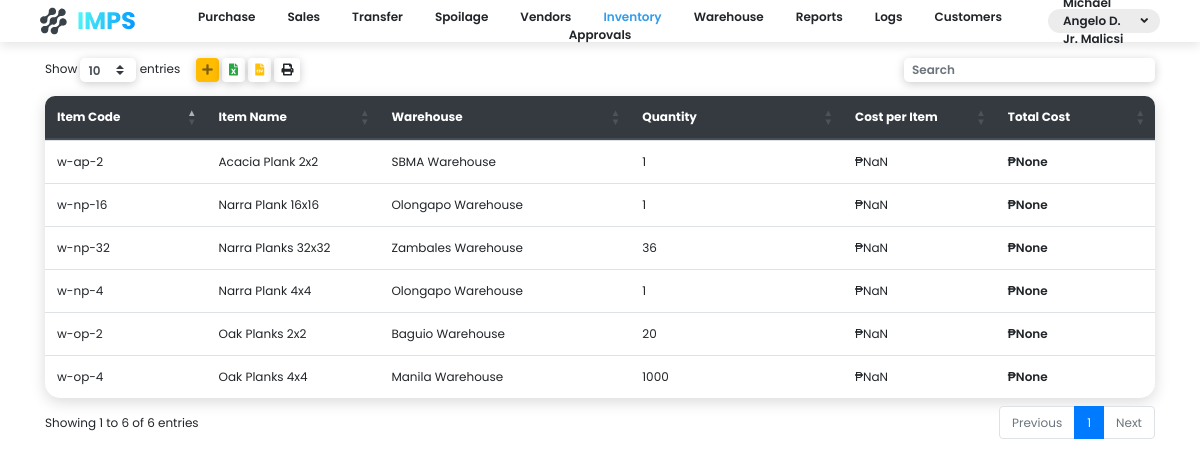
The app's page /inventory-page/ (signed in), older data.
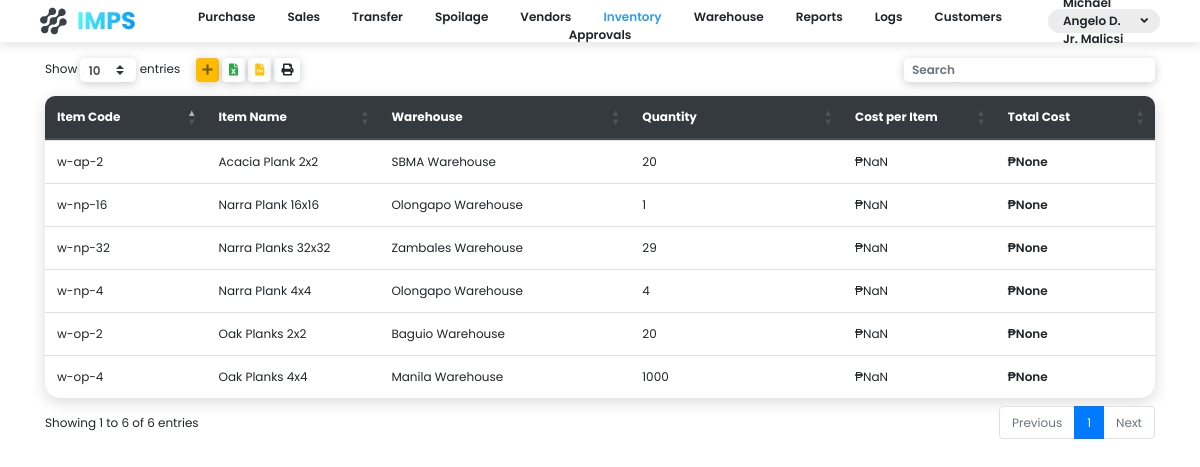
The same page, newer data.
### app/models.py (models this page shows, shortened)
class Product(models.Model):
    code = models.CharField(max_length=255)
    name = models.CharField(max_length=255)
    description = models.TextField(null=True, blank=True)
    quantity = models.IntegerField()
    cost_per_item = models.DecimalField(max_digits=24, decimal_places=5, null=True, blank=True)
    total_cost = models.DecimalField(max_digits=24, decimal_places=5, null=True, blank=True)
    turnover = models.DecimalField(max_digits=3, decimal_places=2, null=True, blank=True)
    warehouse = models.ForeignKey(Warehouse, on_delete=models.CASCADE, null=True, blank=True)

class Warehouse(models.Model):
    name = models.CharField(max_length=255)
    address = models.CharField(max_length=255, null=True, blank=True)

### app/views/inventorylist.py (the view)
# urls.py: path('inventory-page/', views.inventory_page),
def inventory_page(request):
    if request.session.is_empty():
        return redirect('/login/')
    context = {
        'items': Product.objects.all(),
        'me': User.objects.select_related().get(login__username=request.session.get('username')),
        'warehouses': Warehouse.objects.all()
    }
    return render(request, 'inventory.html', context)

### templates/inventory.html (shortened to what this page needs)
<!DOCTYPE html>
<html lang="en">
<head>
    <link rel="stylesheet" href="https://cdn.jsdelivr.net/npm/bootstrap@4.5.3/dist/css/bootstrap.min.css">
    <link rel="stylesheet" href="https://cdn.datatables.net/buttons/1.6.5/css/buttons.dataTables.min.css">
    <link rel="stylesheet" href="https://cdn.datatables.net/1.10.22/css/dataTables.bootstrap4.min.css">
    <link rel="stylesheet" href="/static/css/style.css">
    <link rel="stylesheet" href="/static/css/fontawesome.all.css">
</head>
<body class="font-size-12">
  <div class="c-nav d-flex font-w-600 mb-3">
    <div class="c-nav-item justify-content-start">
      <img src="/static/media/Group 117.svg" class="logo">
    </div>
    <div class="c-nav-item justify-content-end dropdown">
      <div class="nav-name" data-toggle="dropdown">
        <span>{{me.first_name}} {{me.last_name}}</span> <i class="fas fa-angle-down ml-1"></i>
      </div>
    </div>
  </div>
  <div class="container" id="app">
    <div class="modal fade" id="exampleModal" tabindex="-1" role="dialog" aria-labelledby="exampleModalLabel" aria-hidden="true">
    </div>
    <table id="table" class="table box-shadow-medium b-tl-radius-10 b-tr-radius-10">
        <thead class="thead-dark">
        <tr class="">
            <th class="b-tl-radius-10" style="border-top: 0px;">Item Code</th>
            <th style="border-top: 0px;">Item Name</th>
            <th style="border-top: 0px;">Warehouse</th>
            <th style="border-top: 0px;">Quantity</th>
            <th style="border-top: 0px;">Cost per Item</th>
            <th class="b-tr-radius-10" style="border-top: 0px;">Total Cost</th>
        </tr>
        </thead>
        <tbody>
        {% for item in items%}
        <tr>
            <td>{{item.code}}</td>
            <td>{{item.name}}</td>
            <td>{{item.warehouse.name}}</td>
            <td>{{item.quantity}}</td>
            <td>₱<script>document.write(parseFloat('{{item.cost_per_item}}'))</script></td>
            <td class="font-w-600">₱{{item.total_cost}}</td>
        </tr>
        {% endfor %}
        </tbody>
    </table>
</body>
{% load sweetify %}
</html>

Row changes from the older to the newer data that the page shows:
changed Product "w-np-4": quantity "1" → "4"
changed Product "w-ap-2": quantity "1" → "20"
changed Product "w-np-32": quantity "36" → "29"
